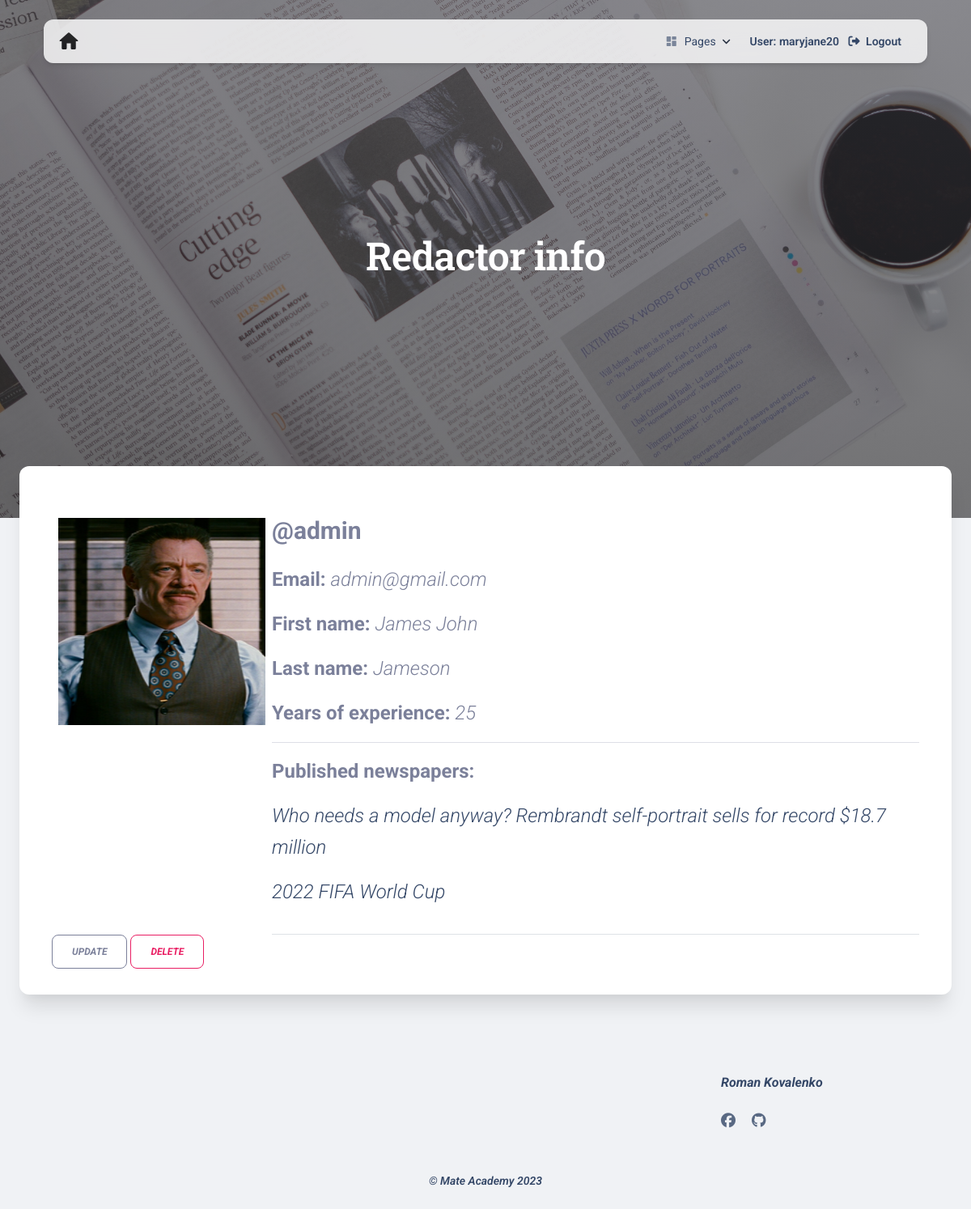
The app's page /redactors/1/ (signed in) with its own data.
### news/models.py (models this page shows, shortened)
class Redactor(AbstractUser):
    img = models.ImageField(
        "Redactor's photo", default="default.png", upload_to="user_images"
    )
    years_of_experience = models.IntegerField(
        default=0, validators=[MaxValueValidator(100), MinValueValidator(0)]
    )
    class Meta:
        verbose_name = "redactor"
        verbose_name_plural = "redactors"

class Newspaper(models.Model):
    title = models.CharField(max_length=255)
    content = models.TextField(blank=True)
    published_date = models.DateTimeField(auto_now_add=True)
    topic = models.ManyToManyField(Topic, related_name="newspapers")
    publishers = models.ManyToManyField(Redactor, related_name="newspapers")
    class Meta:
        ordering = ["-published_date"]
        verbose_name = "newspaper"
        verbose_name_plural = "newspapers"

### news/views.py (the view)
# urls.py: path("redactors/<int:pk>/", RedactorDetailView.as_view(), name="redactor-detail"),
class RedactorDetailView(LoginRequiredMixin, generic.DetailView):
    model = Redactor
    queryset = Redactor.objects.all().prefetch_related("newspapers__topic")

### news/context_processors.py (called while the page is built)
def cfg_assets_root(request):
    return {"ASSETS_ROOT": settings.ASSETS_ROOT}

### templates/news/redactor_detail.html (shortened to what this page needs)
{% extends "base.html" %}
{% block content %}
  <div class="page-header min-vh-80" style="background-image: url('{{ ASSETS_ROOT }}/img/bg4.jpg')">
    <span class="mask bg-gradient-dark opacity-6"></span>
    <div class="container">
      <div class="row">
        <div class="col-md-8 mx-auto">
          <div class="text-center">
            <h1 class="text-white">Redactor info</h1>
          </div>
        </div>
      </div>
    </div>
  </div>
  <div class="card card-body shadow-xl mx-3 mx-md-4 mt-n6 ">
    <div class="container">
      <form method="post" enctype="multipart/form-data" class="form-register mt-4">
      <div class="d-flex text-muted pt-3 flex-column flex-lg-row">
          <img class="bd-placeholder-img flex-shrink-0 m-2" width="256" height="256" src="{{redactor.img.url}}">
          <div class="pb-3 mb-0 small lh-sm border-bottom">
            <p><strong class="d-block text-gray-dark text-3xl">@{{redactor.username}}</strong></p>
            {%if redactor.email%}
              <p class="text-2xl"><b>Email:</b> <i>{{redactor.email}}</i></p>
            {%endif%}
            {%if redactor.first_name %}
              <p class="text-2xl"><b>First name:</b> <i>{{redactor.first_name}}</i></p>
            {%endif%}
            {%if redactor.last_name %}
              <p class="text-2xl"><b>Last name:</b> <i>{{redactor.last_name}}</i></p>
            {%endif%}
              <p class="text-2xl"><b>Years of experience:</b> <i>{{redactor.years_of_experience}}</i></p>
            <hr>
            <p class="text-2xl"><b>Published newspaper{{ redactor.newspapers.count|pluralize }}:</b>
              <i>
                {% for newspaper in redactor.newspapers.all %}
                <p class="text-2xl"><a href="{% url 'news:newspaper-detail' pk=newspaper.id %}">{{newspaper.title}}</a></p>
                {% empty %}
                  no newspapers
              </i>
            </p>
            {% endfor %}
          </div>
        </div>
      <a class="btn btn-outline-secondary" href="{% url 'news:redactor-update' pk=redactor.id %}">
        Update
      </a>
      <a class="btn btn-outline-primary" href="{% url 'news:redactor-delete' pk=redactor.id %}">
        Delete
      </a>
    </form>
    </div>
  </div>
{% endblock content %}

### templates/base.html (shortened to what this page needs)
<!DOCTYPE html>
<html lang="en" itemscope itemtype="http://schema.org/WebPage">
<head>
  {% include "includes/navigation.html" %}
  <link href="{{ ASSETS_ROOT }}/css/nucleo-icons.css" rel="stylesheet" />
  <link href="{{ ASSETS_ROOT }}/css/nucleo-svg.css" rel="stylesheet" />
  <link id="pagestyle" href="{{ ASSETS_ROOT }}/css/material-kit.css?v=3.0.0" rel="stylesheet" />
</head>
<body class="{% block body_class %}{% endblock %} bg-gray-200">
  {% block content %}{% endblock content %}
  {% include 'includes/footer.html' %}
</body>
</html>

### templates/includes/navigation.html (shortened to what this page needs)
  <div class="container position-sticky z-index-sticky top-0">
    <div class="row">
      <div class="col-12">
        <nav class="navbar navbar-expand-lg  blur border-radius-xl mt-4 top-0 z-index-3 shadow position-absolute my-3 py-2 start-0 end-0 mx-4">
          <div class="container-fluid px-0">
            <span class="material-icons text-gradient text-primary text-3xl"><a href="{% url 'news:index' %}">home</a></span>
            <div class="collapse navbar-collapse pt-3 pb-2 py-lg-0 w-100" id="navigation">
              <ul class="navbar-nav navbar-nav-hover ms-auto">
                <li class="nav-item dropdown dropdown-hover mx-2">
                  <a class="nav-link ps-2 d-flex cursor-pointer align-items-center" id="dropdownMenuPages" data-bs-toggle="dropdown" aria-expanded="false">
                    <i class="material-icons opacity-6 me-2 text-md">dashboard</i>
                    Pages
                    <img src="{{ ASSETS_ROOT }}/img/down-arrow-dark.svg" alt="down-arrow" class="arrow ms-auto ms-md-2">
                  </a>
                </li>
                <li class="nav-item ms-lg-auto mb-0">
                  {% if user.is_authenticated %}
                  <span class="nav-link nav-link-icon me-2">
                    <span class="d-inline text-sm z-index-1 font-weight-bold me-2">User: <a href="###">{{ user.get_username }}</a></span>
                    <i class="fa fa-sign-out me-1"></i>
                    <a class="d-inline text-sm z-index-1 font-weight-bold" data-bs-toggle="tooltip" data-bs-placement="bottom" href="{% url 'logout'%}?next={{request.path}}" title="Logout">Logout</a>
                  </span>
                  {% else %}
                  <span class="nav-link nav-link-icon me-2">
                    <i class="fa fa-sign-in me-1"></i>
                    <a class="d-inline text-sm z-index-1 font-weight-bold" data-bs-toggle="tooltip" data-bs-placement="bottom" href="{% url 'login'%}?next={{request.path}}" title="Login">Login</a>
                  </span>
                  {% endif %}
                </li>
              </ul>
            </div>
          </div>
        </nav>
      </div>
    </div>
  </div>

### templates/includes/pagination.html (shortened to what this page needs)
{% load query_transform %}

### templates/includes/footer.html
  <footer class="footer pt-5 mt-5">
    <div class="container">
      <div class=" row">
        <div class="col-md-3 mb-4 ms-auto">
          <div>
            <h6 class="font-weight-bolder mb-4">Roman Kovalenko</h6>
          </div>
          <div>
            <ul class="d-flex flex-row ms-n3 nav">
              <li class="nav-item">
                <a class="nav-link pe-1" href="https://www.facebook.com/roman.kovalenko.376/" target="_blank">
                  <i class="fab fa-facebook text-lg opacity-8"></i>
                </a>
              </li>
              <li class="nav-item">
                <a class="nav-link pe-1" href="https://github.com/Roman28101" target="_blank">
                  <i class="fab fa-github text-lg opacity-8"></i>
                </a>
              </li>
            </ul>
          </div>
        </div>
        <div class="col-12">
          <div class="text-center">
            <p class="text-dark my-4 text-sm font-weight-normal">
              &copy; <a href="https://www.mate.academy" class="font-weight-bold" target="_blank">Mate Academy 2023</a>
            </p>
          </div>
        </div>
      </div>
    </div>
  </footer>

### records on screen
Redactor: get_username "maryjane20"
Redactor: img (picture), username "admin", email "admin@gmail.com", first_name "James John", last_name "Jameson", years_of_experience "25"
Newspaper: title "Who needs a model anyway? Rembrandt self-portrait sells for record $18.7 million"
Newspaper: title "2022 FIFA World Cup"
